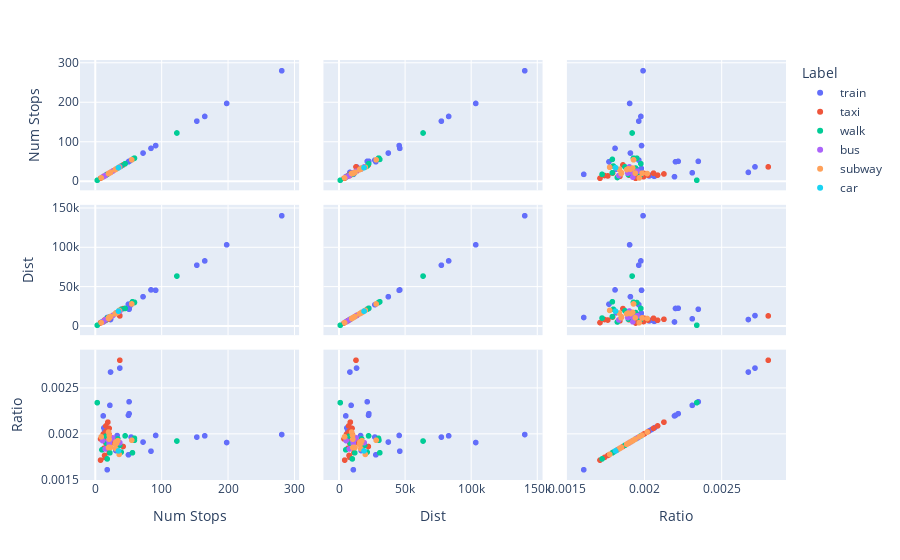

Notebook code cell kept with this figure:
### Code cell
'''
Don't forget about the distribution of labels, because it is probably unbalanced
Maybe there is a relationship between the distance covered and the number of stop points? Like density?
Because a faster mode will have a ratio of distance/stops smaller than a slower mode?
'''

import plotly.express as px

fig = px.scatter_matrix(point_density_table,
    dimensions=["Num Stops", "Dist", "Ratio"],
    color="Label")
fig.show()

### Figure 1 — Plotly figure (JSON) as saved in the notebook; plotly's stock layout.template omitted (floating-point values rounded to 4 significant figures)
{"data": [{"dimensions": [{"axis": {"matches": true}, "label": "Num Stops", "values": [37, 22, 23, 51, 281, 50, 12, 51, 72, 91, 165, 18, 31, 17, 16, 13, 33, 153, 198, 50, 84, 14, 14, 23, 54]}, {"axis": {"matches": true}, "label": "Dist", "values": [13610.0, 9514.0, 8596.0, 21690.0, 140900.0, 22690.0, 5461.0, 22960.0, 37660.0, 45870.0, 83360.0, 11180.0, 17040.0, 8671.0, 7809.0, 6292.0, 16650.0, 77840.0, 103900.0, 28210.0, 46360.0, 6886.0, 6765.0, 12090.0, 27470.0]}, {"axis": {"matches": true}, "label": "Ratio", "values": [0.002719, 0.002312, 0.002676, 0.002351, 0.001994, 0.002204, 0.002197, 0.002221, 0.001912, 0.001984, 0.001979, 0.001609, 0.001819, 0.001961, 0.002049, 0.002066, 0.001982, 0.001966, 0.001906, 0.001773, 0.001812, 0.002033, 0.002069, 0.001902, 0.001966]}], "hovertemplate": "Label=train<br>%{xaxis.title.text}=%{x}<br>%{yaxis.title.text}=%{y}<extra></extra>", "legendgroup": "train", "marker": {"color": "#636efa", "symbol": "circle"}, "name": "train", "showlegend": true, "type": "splom"}, {"dimensions": [{"axis": {"matches": true}, "label": "Num Stops", "values": [37, 21, 27, 19, 24, 20, 14, 16, 42, 16, 18, 16, 18, 21, 12, 15, 19, 8, 21, 8, 34, 13]}, {"axis": {"matches": true}, "label": "Dist", "values": [13190.0, 11690.0, 14080.0, 9763.0, 12580.0, 9984.0, 7931.0, 7663.0, 22540.0, 8415.0, 9195.0, 7899.0, 8911.0, 10530.0, 6009.0, 8600.0, 8925.0, 4666.0, 10190.0, 4112.0, 18030.0, 7052.0]}, {"axis": {"matches": true}, "label": "Ratio", "values": [0.002805, 0.001796, 0.001918, 0.001946, 0.001908, 0.002003, 0.001765, 0.002088, 0.001863, 0.001901, 0.001958, 0.002026, 0.00202, 0.001994, 0.001997, 0.001744, 0.002129, 0.001715, 0.002061, 0.001945, 0.001885, 0.001844]}], "hovertemplate": "Label=taxi<br>%{xaxis.title.text}=%{x}<br>%{yaxis.title.text}=%{y}<extra></extra>", "legendgroup": "taxi", "marker": {"color": "#EF553B", "symbol": "circle"}, "name": "taxi", "showlegend": true, "type": "splom"}, {"dimensions": [{"axis": {"matches": true}, "label": "Num Stops", "values": [16, 3, 59, 56, 45, 10, 123, 18, 22, 17, 37, 39, 34, 59]}, {"axis": {"matches": true}, "label": "Dist", "values": [8097.0, 1281.0, 30210.0, 31210.0, 22740.0, 5473.0, 63970.0, 10420.0, 12260.0, 8956.0, 19720.0, 21650.0, 17480.0, 30550.0]}, {"axis": {"matches": true}, "label": "Ratio", "values": [0.001976, 0.002342, 0.001953, 0.001795, 0.001979, 0.001827, 0.001923, 0.001728, 0.001794, 0.001898, 0.001876, 0.001801, 0.001945, 0.001931]}], "hovertemplate": "Label=walk<br>%{xaxis.title.text}=%{x}<br>%{yaxis.title.text}=%{y}<extra></extra>", "legendgroup": "walk", "marker": {"color": "#00cc96", "symbol": "circle"}, "name": "walk", "showlegend": true, "type": "splom"}, {"dimensions": [{"axis": {"matches": true}, "label": "Num Stops", "values": [26, 21, 37, 20, 22, 11, 15]}, {"axis": {"matches": true}, "label": "Dist", "values": [13280.0, 11080.0, 19420.0, 10350.0, 11430.0, 5707.0, 8167.0]}, {"axis": {"matches": true}, "label": "Ratio", "values": [0.001957, 0.001895, 0.001905, 0.001932, 0.001926, 0.001927, 0.001837]}], "hovertemplate": "Label=bus<br>%{xaxis.title.text}=%{x}<br>%{yaxis.title.text}=%{y}<extra></extra>", "legendgroup": "bus", "marker": {"color": "#ab63fa", "symbol": "circle"}, "name": "bus", "showlegend": true, "type": "splom"}, {"dimensions": [{"axis": {"matches": true}, "label": "Num Stops", "values": [21, 21, 23, 31, 20, 32, 21, 31, 30, 20, 34, 9, 36, 55]}, {"axis": {"matches": true}, "label": "Dist", "values": [10570.0, 11330.0, 12420.0, 16860.0, 9898.0, 16860.0, 10810.0, 16210.0, 15900.0, 10800.0, 17650.0, 4572.0, 20260.0, 28470.0]}, {"axis": {"matches": true}, "label": "Ratio", "values": [0.001987, 0.001854, 0.001852, 0.001839, 0.002021, 0.001898, 0.001943, 0.001913, 0.001887, 0.001851, 0.001927, 0.001969, 0.001777, 0.001932]}], "hovertemplate": "Label=subway<br>%{xaxis.title.text}=%{x}<br>%{yaxis.title.text}=%{y}<extra></extra>", "legendgroup": "subway", "marker": {"color": "#FFA15A", "symbol": "circle"}, "name": "subway", "showlegend": true, "type": "splom"}, {"dimensions": [{"axis": {"matches": true}, "label": "Num Stops", "values": [35]}, {"axis": {"matches": true}, "label": "Dist", "values": [19280.0]}, {"axis": {"matches": true}, "label": "Ratio", "values": [0.001815]}], "hovertemplate": "Label=car<br>%{xaxis.title.text}=%{x}<br>%{yaxis.title.text}=%{y}<extra></extra>", "legendgroup": "car", "marker": {"color": "#19d3f3", "symbol": "circle"}, "name": "car", "showlegend": true, "type": "splom"}], "layout": {"dragmode": "select", "legend": {"title": {"text": "Label"}, "tracegroupgap": 0}, "margin": {"t": 60}}}
